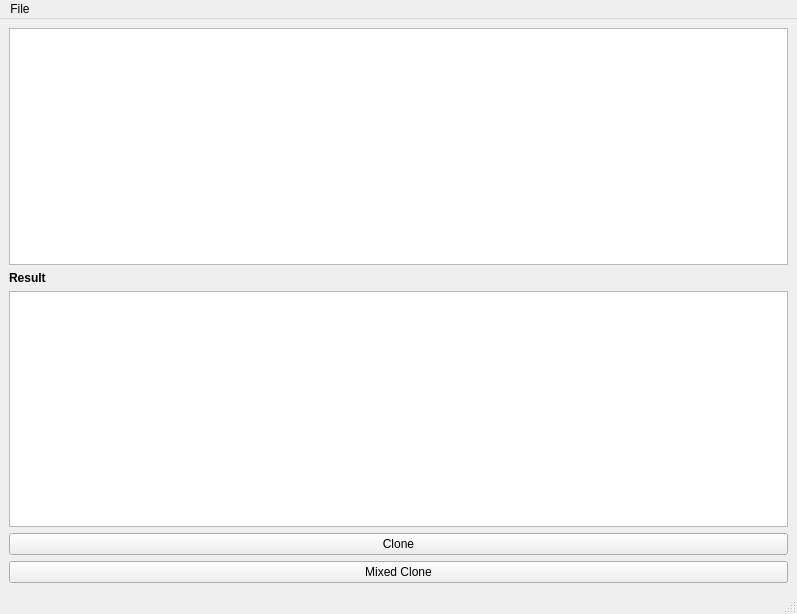
<?xml version="1.0" encoding="UTF-8"?>
<ui version="4.0">
 <class>PoissonCloningWidget</class>
 <widget class="QMainWindow" name="PoissonCloningWidget">
  <property name="geometry">
   <rect>
    <x>0</x>
    <y>0</y>
    <width>797</width>
    <height>614</height>
   </rect>
  </property>
  <property name="windowTitle">
   <string>Poisson Cloning</string>
  </property>
  <widget class="QWidget" name="centralwidget">
   <layout class="QVBoxLayout" name="verticalLayout_2">
    <item>
     <widget class="QGraphicsView" name="graphicsViewInputImage">
      <property name="verticalScrollBarPolicy">
       <enum>Qt::ScrollBarAlwaysOff</enum>
      </property>
      <property name="horizontalScrollBarPolicy">
       <enum>Qt::ScrollBarAlwaysOff</enum>
      </property>
     </widget>
    </item>
    <item>
     <widget class="QLabel" name="label_3">
      <property name="font">
       <font>
        <weight>75</weight>
        <bold>true</bold>
       </font>
      </property>
      <property name="text">
       <string>Result</string>
      </property>
     </widget>
    </item>
    <item>
     <widget class="QGraphicsView" name="graphicsViewResultImage">
      <property name="verticalScrollBarPolicy">
       <enum>Qt::ScrollBarAlwaysOff</enum>
      </property>
      <property name="horizontalScrollBarPolicy">
       <enum>Qt::ScrollBarAlwaysOff</enum>
      </property>
     </widget>
    </item>
    <item>
     <widget class="QPushButton" name="btnClone">
      <property name="text">
       <string>Clone</string>
      </property>
     </widget>
    </item>
    <item>
     <widget class="QPushButton" name="btnMixedClone">
      <property name="text">
       <string>Mixed Clone</string>
      </property>
     </widget>
    </item>
   </layout>
  </widget>
  <widget class="QMenuBar" name="menubar">
   <property name="geometry">
    <rect>
     <x>0</x>
     <y>0</y>
     <width>797</width>
     <height>20</height>
    </rect>
   </property>
   <widget class="QMenu" name="menuFile">
    <property name="title">
     <string>File</string>
    </property>
    <addaction name="actionOpenImages"/>
    <addaction name="actionSaveResult"/>
   </widget>
   <addaction name="menuFile"/>
  </widget>
  <widget class="QStatusBar" name="statusbar"/>
  <action name="actionOpenImages">
   <property name="text">
    <string>Open Images</string>
   </property>
  </action>
  <action name="actionSaveResult">
   <property name="text">
    <string>Save Result</string>
   </property>
  </action>
 </widget>
 <resources/>
 <connections/>
</ui>
